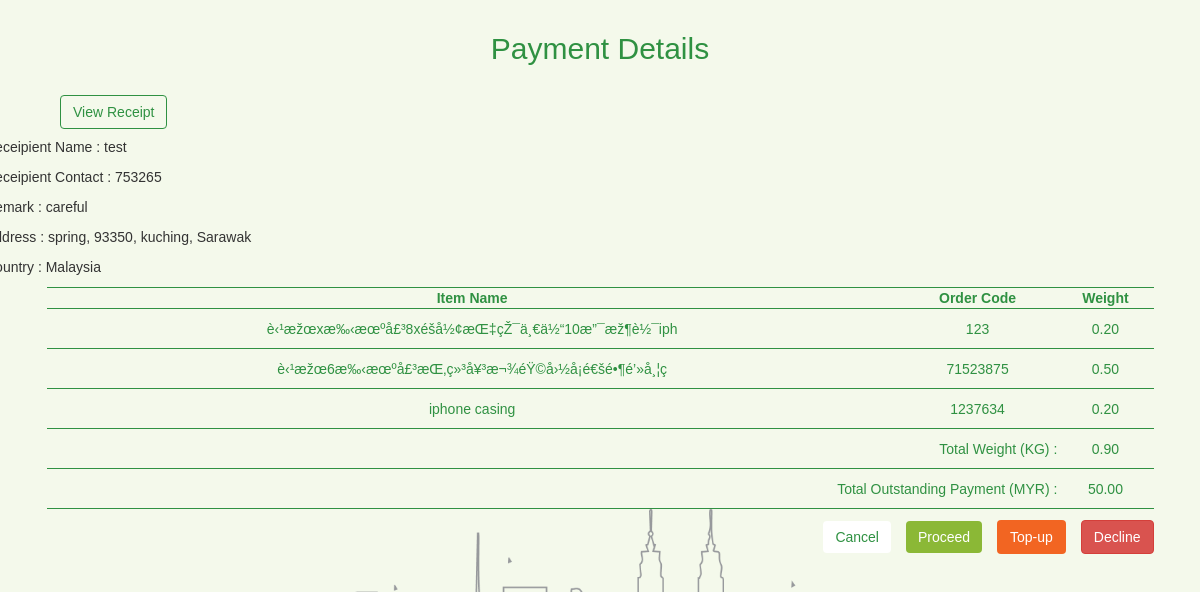
/admin/paymentviews.php?payment_id=877923, run on the app's committed database.
### tables this page shows
CREATE TABLE `shipping` (
  `shipping_id` int(11) NOT NULL,
  `user_id` int(11) NOT NULL,
  `recipient_name` varchar(50) NOT NULL,
  `recipient_contact` varchar(15) NOT NULL,
  `remark` varchar(255) DEFAULT NULL,
  `address_id` int(11) NOT NULL,
  `weight` decimal(10,2) NOT NULL,
  `price` varchar(20) NOT NULL,
  `status` text NOT NULL,
  `datetime` timestamp NOT NULL DEFAULT CURRENT_TIMESTAMP ON UPDATE CURRENT_TIMESTAMP,
  `tracking_code` varchar(25) DEFAULT NULL,
  `payment_id` int(11) NOT NULL,
  `review` text,
  `top_up_id` varchar(11) DEFAULT NULL,
  `destination_station` varchar(100) NOT NULL
);

CREATE TABLE `address` (
  `address_id` int(11) NOT NULL,
  `user_id` int(11) NOT NULL,
  `address` varchar(100) NOT NULL,
  `state` varchar(100) NOT NULL,
  `city` varchar(100) NOT NULL,
  `country` varchar(50) NOT NULL,
  `postcode` int(11) NOT NULL
);

CREATE TABLE `item` (
  `item_id` int(11) NOT NULL,
  `slot_id` int(11) NOT NULL,
  `from_order` varchar(20) NOT NULL,
  `item_description` varchar(50) NOT NULL,
  `order_code` varchar(25) NOT NULL,
  `weight` decimal(10,2) NOT NULL,
  `datetime` timestamp NOT NULL DEFAULT CURRENT_TIMESTAMP ON UPDATE CURRENT_TIMESTAMP,
  `payment_id` int(11) DEFAULT NULL,
  `action` varchar(15) NOT NULL
);

### admin/paymentviews.php (the view, shortened to what this page needs)
<?php
require_once '../connection/config.php';
$payment_id = $_GET['payment_id'];
$query = "SELECT *
           FROM item
           WHERE payment_id='$payment_id'";
$result = mysqli_query($con, $query);
$query1 = "SELECT *
        FROM shipping s
        JOIN address a
        ON a.address_id = s.address_id
        WHERE payment_id='$payment_id'";
$result1 = mysqli_query($con, $query1);
$results1 = mysqli_fetch_assoc($result1);
    ?>
        <?php
$query7 = "SELECT *
            FROM payment
            WHERE payment_id='$payment_id'";
$result7 = mysqli_query($con, $query7);
$results7 = mysqli_fetch_assoc($result7);
    ?>
    <?php
$query11 = "SELECT *
           FROM shipping
           WHERE payment_id='$payment_id' AND top_up_id IS NOT NULL";
$result11 = mysqli_query($con, $query11);
    ?>
<!DOCTYPE html>
<html>
    <head>
        <link rel="stylesheet" href="https://maxcdn.bootstrapcdn.com/bootstrap/3.3.7/css/bootstrap.min.css">
        <link href="../frameworks/css/style.css" rel="stylesheet"/>
        <link rel="stylesheet" href="https://cdnjs.cloudflare.com/ajax/libs/font-awesome/4.7.0/css/font-awesome.min.css">
    </head>
    <body class="userbg">
        <div class="row updaterow1 center">
            <h2 class="bigh2 pagetitle hidden-xs hidden-sm">Payment Details</h2>
        </div>
        <div class="row">
            <div class="col-xs-12 col-md-12 col-lg-12 updatecontainer">
                <table class="purchasetable">
                    <caption>
                        <?php
                            if($results7['title'] != 'Pay shipping by Points'){
                                ?>
                                    <a data-toggle="modal" class="btn btn-default btnReceipt verifyPayment" href="#verifyPayment">View Receipt</a>
                                <?php
                            }
                        ?>
                    </caption>
                </table>
            </div>
        </div>
        <div class="row">
            <form action="paymentviews.php?payment_id=<?php echo $payment_id; ?>" method="post">
                <div class="row">
                    <div class="col-xs-12 col-md-12 col-lg-12 updatecontainer">
                        <table class="purchasetable">
                            <p>Receipient Name : <?php echo $results1['recipient_name']; ?></p>
                            <p>Receipient Contact : <?php echo $results1['recipient_contact']; ?></p>
                            <p>Remark : <?php echo $results1['remark']; ?></p>
                            <p>Address : <?php echo $results1['address'].", ".$results1['postcode'].", ".$results1['city'].", ".$results1['state']; ?></p>
                            <p>Country : <?php echo $results1['country']; ?></p>
                            <tr>
                                <th>Item Name</th>
                                <th>Order Code</th>
                                <th>Weight</th>
                            </tr>
                            <?php
                                if(mysqli_num_rows($result) > 0)
                                {
                                    while($row = mysqli_fetch_array($result))
                                    {
                            ?>
                            <tr class="bodyrow">
                                <td><?php echo $row['item_description']; ?></td>
                                <td><?php echo $row['order_code']; ?></td>
                                <td><?php echo $row['weight']; ?></td>
                            </tr>
                            <?php
                                    }
                                }
                            else
                            {
                            ?>
                            <tr>
                                <td colspan="8">Error!</td>
                            </tr>
                            <?php
                            }
                            ?>
                            <tr>
                                <td colspan="2" class="right">Total Weight (KG) :</td>
                                <td><?php echo $results1['weight']; ?></td>
                            </tr>
                            <tr>
                                <td colspan="2" class="right">Total Outstanding Payment (MYR) :</td>
                                <td><?php echo $results1['price']; ?></td>
                            </tr>
                        </table>
                        <div class="btnpayview">
                            <p class="right">
                                <a href="main.php#adpayment" class="btn btn-secondary btnCancel btnmargin">Cancel</a>
                                <input type="submit" class="btn btn-success btnSend btnmargin" name="proceed" value="Proceed" />
                                <?php
                                    if(mysqli_num_rows($result11) > 0){
                                    }else{
                                        ?>
                                        <a class="btn btnDecline btnmargin" href="#topupPPayment" data-toggle="modal">Top-up</a>
                                        <?php
                                    }
                                ?>
                                <a class="btn btnmargin btn-danger" href="#declinePPayment" data-toggle="modal">Decline</a>
                            </p>
                        </div>
                    </div>
                </div>
            </form>
        </div>
    </body>
</html>

### frameworks/css/style.css (style rules this page uses)
body { font-family: sans-serif; overflow-x: hidden; min-height: 100vh; }
.userbg { background-color: #f4f9eb; background-image: url(../../resources/img/cityline.png); background-repeat: no-repeat; background-position: bottom; background-size: 75%; }
.right { text-align: right!important; }
.center { text-align: center!important; }
.btnDecline, .btnDecline:visited, .btnDecline:active, btnDecline:focus { background: #f26522!important; color: #fff!important; outline: none!important; }
.btnCancel, .btnCancel:focus, .btnCancel:active, .btnSend:focus, .btnSend:active, .btnSend:visited { outline: none!important; border: none!important; }
.btnCancel { color: #2f9142; background: #fff; }
.btnReceipt { color: #2f9142; background: none; border: solid 1px #2f9142; }
.btnSend { outline: none!important; background: #8bb836; border: none!important; }
.pagetitle { color: #2f9142!important; }
.purchasetable { border-top: solid 1px #2f9142; border-bottom: solid 1px #2f9142; width: 90%; margin: 0 auto; }
.purchasetable th { text-align: center; color: #2f9142; }
.purchasetable tr { border-top: solid 1px #2f9142; border-bottom: solid 1px #2f9142; }
.purchasetable td { text-align: center; color: #2f9142; height: 40px; }
.updaterow1 { padding: 1% 1%; }
.btnpayview { width: 90%; margin: auto; }
.btnmargin { margin-left: 1%; margin-top: 1%; }

### data on the page
shipping: recipient_name "test", recipient_contact "753265", remark "careful", address.address "spring", address.postcode "93350", address.city "kuching", address.state "Sarawak", address.country "Malaysia", weight "0.90", price "50.00"
item: item_description "è‹¹æžœxæ‰‹æœºå£³8xéšå½¢æŒ‡çŽ¯ä¸€ä½“10æ”¯æž¶è½¯iph", order_code "123", weight "0.20"
item: item_description "è‹¹æžœ6æ‰‹æœºå£³æŒ‚ç»³å¥³æ¬¾éŸ©å›½å¡é€šé•¶é’»å¸¦ç", order_code "71523875", weight "0.50"
item: item_description "iphone casing", order_code "1237634", weight "0.20"
